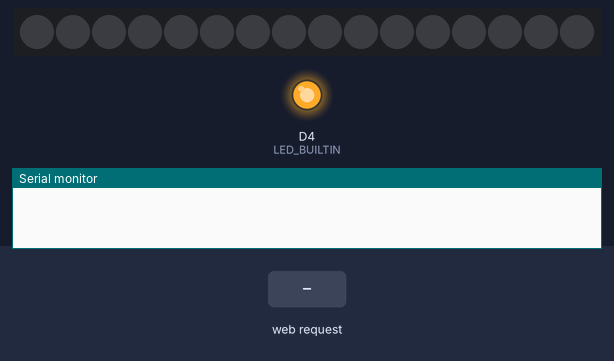
Bench run of a sketch on a simulated ESP8266 (NodeMCU). Shown: 16 RGB LEDs in strip order, left to right, output pins drawn as LEDs (lit = HIGH, except the on-board LED, lit = LOW), the last lines printed to the serial monitor. Inputs (shaded band) come from the test bench. Dim RGB values are drawn brighter than linear.

Above: at 1.2 s.
1.3 s: HTTP request GET /led/1 received
At 1.7 s:
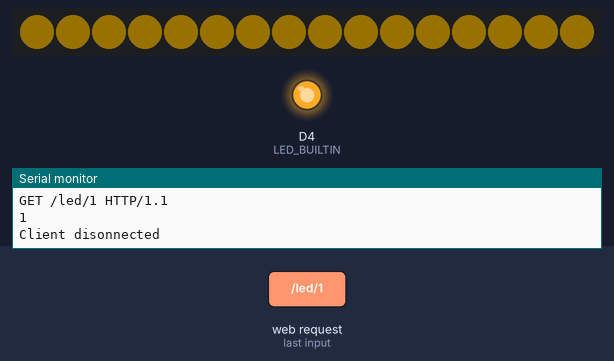
2.8 s: HTTP request GET /led/0 received
At 4.0 s:
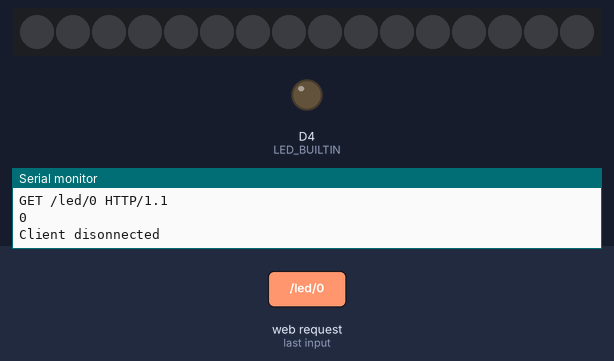
4.3 s: HTTP request GET /led/2 received
At 5.2 s:
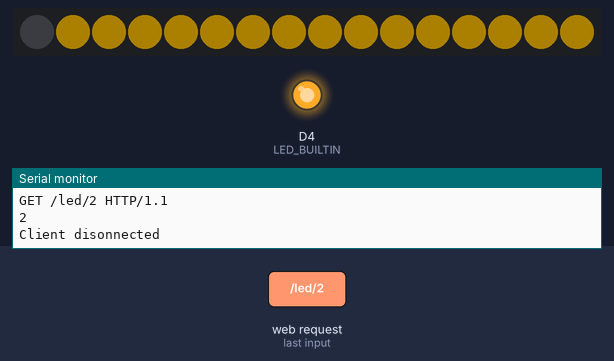
Timing chart, 0 to 7.3 s (numbered marks = the images above; inputs shaded):
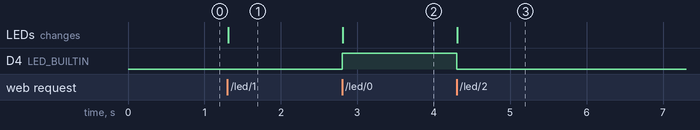

The sketch:

EyesArduino.ino
```cpp
#include <ESP8266WiFi.h>
#include <Adafruit_NeoPixel.h>

const char WiFiAPPSK[] = "esp8266-12e";

WiFiServer server(80);
#define PIN D5

#define NUMPIXELS 16
Adafruit_NeoPixel pixels(NUMPIXELS, PIN, NEO_GRB + NEO_KHZ800);

int val = -1;

void setupWiFi()
{
  WiFi.mode(WIFI_AP);

  // Do a little work to get a unique-ish name. Append the
  // last two bytes of the MAC (HEX'd) to "ThingDev-":
  uint8_t mac[WL_MAC_ADDR_LENGTH];
  WiFi.softAPmacAddress(mac);
  String macID = String(mac[WL_MAC_ADDR_LENGTH - 2], HEX) +
                 String(mac[WL_MAC_ADDR_LENGTH - 1], HEX);
  macID.toUpperCase();
  String AP_NameString = "LED-" + macID;

  char AP_NameChar[AP_NameString.length() + 1];
  memset(AP_NameChar, 0, AP_NameString.length() + 1);

  for (int i=0; i<AP_NameString.length(); i++)
    AP_NameChar[i] = AP_NameString.charAt(i);

  WiFi.softAP(AP_NameChar, WiFiAPPSK);
}

void initHardware()
{
  Serial.begin(115200);
  pinMode(LED_BUILTIN, OUTPUT);
  digitalWrite(LED_BUILTIN, LOW);
}

void setup()
{
  initHardware();
  setupWiFi();
  server.begin();
  pixels.begin(); // INITIALIZE NeoPixel strip object (REQUIRED)
  pixels.clear(); // Set all pixel colors to 'off'
}

void loop()
{
  WiFiClient client = server.available();
  if (!client) {
    return;
  }

  String req = client.readStringUntil('\r');
  Serial.println(req);
  client.flush();


  if (req.indexOf("/led/0") != -1)
    val = 0;
  else if (req.indexOf("/led/1") != -1)
    val = 1;
  else if (req.indexOf("/led/2") != -1)
    val = 2;
  else if (req.indexOf("/led/3") != -1)
    val = 3;

  switch (val) {
    case 0:
      Serial.println("0");
      digitalWrite(LED_BUILTIN, HIGH);
      for(int i=0; i<NUMPIXELS; i++) {
          pixels.setPixelColor(i, pixels.Color(204, 153, 0));
          pixels.setBrightness(0);
          pixels.show();
      }
      break;
    case 1:
      Serial.println("1");
      digitalWrite(LED_BUILTIN, LOW);
      for(int i=0; i<NUMPIXELS; i++) {
          pixels.setPixelColor(i, pixels.Color(204, 153, 0));
          pixels.setBrightness(30);
          pixels.show();
      }
      break;
    case 2:
      Serial.println("2");
      digitalWrite(LED_BUILTIN, LOW);
      for(int i=0; i<NUMPIXELS; i++) {
          pixels.setPixelColor(i, pixels.Color(204, 153, 0));
          pixels.setBrightness(60);
          pixels.show();
      }
      break;
    case 3:
      Serial.println("3");
      digitalWrite(LED_BUILTIN, LOW);
      for(int i=0; i<NUMPIXELS; i++) {
          pixels.setPixelColor(i, pixels.Color(204, 153, 0));
          pixels.setBrightness(90);
          pixels.show();
      }
      break;
    default:
      break;
  }


  client.flush();

  String s = "HTTP/1.1 200 OK\r\n";
  s += "Content-Type: text/html\r\n\r\n";
  s += "<!DOCTYPE HTML>\r\n<html>\r\n";

  if (val >= 0)
  {
    s += "LED is now ";
    s += (val)?"on":"off";
  }
  else
  {
    s += "Invalid Request.<br> Try /led/1, /led/0, or /read.";
  }
  s += "</html>\n";

  client.print(s);
  delay(1);
  Serial.println("Client disonnected");

}
```

Measured:
- after the input at 1.3 s, the LEDs: change at once (image 1)
- after the input at 2.8 s, D4 (LED_BUILTIN): LOW → HIGH at once; the LEDs: change at once (image 2)
- after the input at 4.3 s, D4 (LED_BUILTIN): HIGH → LOW at once; the LEDs: change at once (image 3)
